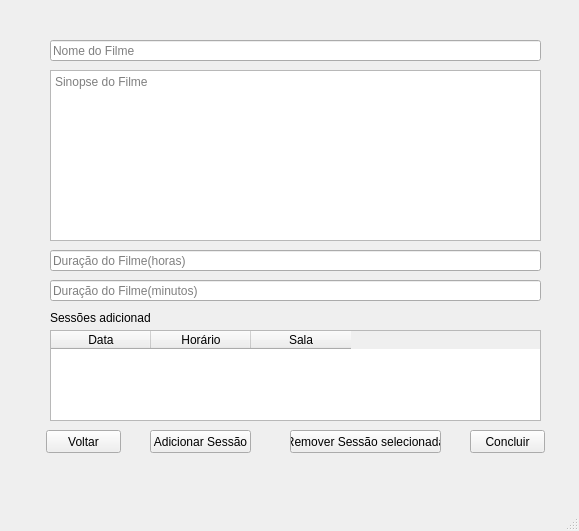
<?xml version="1.0" encoding="UTF-8"?>
<ui version="4.0">
 <class>MainWindow</class>
 <widget class="QMainWindow" name="MainWindow">
  <property name="geometry">
   <rect>
    <x>0</x>
    <y>0</y>
    <width>579</width>
    <height>531</height>
   </rect>
  </property>
  <property name="windowTitle">
   <string>MainWindow</string>
  </property>
  <property name="layoutDirection">
   <enum>Qt::LeftToRight</enum>
  </property>
  <widget class="QWidget" name="centralwidget">
   <widget class="QPushButton" name="pushButton">
    <property name="geometry">
     <rect>
      <x>46</x>
      <y>430</y>
      <width>75</width>
      <height>23</height>
     </rect>
    </property>
    <property name="text">
     <string>Voltar</string>
    </property>
   </widget>
   <widget class="QLabel" name="label">
    <property name="geometry">
     <rect>
      <x>50</x>
      <y>310</y>
      <width>101</width>
      <height>16</height>
     </rect>
    </property>
    <property name="text">
     <string>Sessões adicionadas</string>
    </property>
   </widget>
   <widget class="QPushButton" name="pushButton_2">
    <property name="geometry">
     <rect>
      <x>150</x>
      <y>430</y>
      <width>101</width>
      <height>23</height>
     </rect>
    </property>
    <property name="text">
     <string>Adicionar Sessão</string>
    </property>
   </widget>
   <widget class="QPushButton" name="pushButton_3">
    <property name="geometry">
     <rect>
      <x>470</x>
      <y>430</y>
      <width>75</width>
      <height>23</height>
     </rect>
    </property>
    <property name="text">
     <string>Concluir</string>
    </property>
   </widget>
   <widget class="QTableWidget" name="tableWidget">
    <property name="enabled">
     <bool>true</bool>
    </property>
    <property name="geometry">
     <rect>
      <x>50</x>
      <y>330</y>
      <width>491</width>
      <height>91</height>
     </rect>
    </property>
    <property name="gridStyle">
     <enum>Qt::SolidLine</enum>
    </property>
    <column>
     <property name="text">
      <string>Data</string>
     </property>
     <property name="textAlignment">
      <set>AlignCenter</set>
     </property>
    </column>
    <column>
     <property name="text">
      <string>Horário</string>
     </property>
     <property name="textAlignment">
      <set>AlignCenter</set>
     </property>
    </column>
    <column>
     <property name="text">
      <string>Sala</string>
     </property>
     <property name="textAlignment">
      <set>AlignCenter</set>
     </property>
    </column>
   </widget>
   <widget class="QLineEdit" name="lineEdit">
    <property name="geometry">
     <rect>
      <x>50</x>
      <y>40</y>
      <width>491</width>
      <height>21</height>
     </rect>
    </property>
    <property name="placeholderText">
     <string>Nome do Filme</string>
    </property>
   </widget>
   <widget class="QTextEdit" name="textEdit">
    <property name="geometry">
     <rect>
      <x>50</x>
      <y>70</y>
      <width>491</width>
      <height>171</height>
     </rect>
    </property>
    <property name="placeholderText">
     <string>Sinopse do Filme</string>
    </property>
   </widget>
   <widget class="QPushButton" name="pushButton_4">
    <property name="geometry">
     <rect>
      <x>290</x>
      <y>430</y>
      <width>151</width>
      <height>23</height>
     </rect>
    </property>
    <property name="text">
     <string>Remover Sessão selecionada</string>
    </property>
   </widget>
   <widget class="QLineEdit" name="lineEdit_2">
    <property name="geometry">
     <rect>
      <x>50</x>
      <y>250</y>
      <width>491</width>
      <height>21</height>
     </rect>
    </property>
    <property name="placeholderText">
     <string>Duração do Filme(horas)</string>
    </property>
   </widget>
   <widget class="QLineEdit" name="lineEdit_3">
    <property name="geometry">
     <rect>
      <x>50</x>
      <y>280</y>
      <width>491</width>
      <height>21</height>
     </rect>
    </property>
    <property name="placeholderText">
     <string>Duração do Filme(minutos)</string>
    </property>
   </widget>
  </widget>
  <widget class="QMenuBar" name="menubar">
   <property name="geometry">
    <rect>
     <x>0</x>
     <y>0</y>
     <width>579</width>
     <height>21</height>
    </rect>
   </property>
  </widget>
  <widget class="QStatusBar" name="statusbar"/>
 </widget>
 <resources/>
 <connections/>
</ui>
